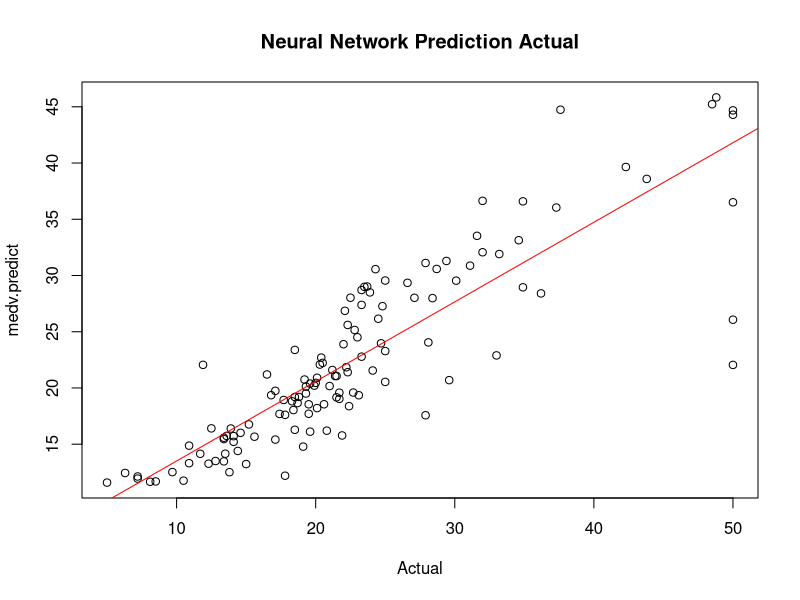

Here is the R script that generated this plot:
library(mlbench)
library(caret)
library(nnet)

# Data Boston Housing
data(BostonHousing)

# check range of medv (for scaling)
summary(BostonHousing$medv)

# Data partition training+testing
inTrain <- createDataPartition(BostonHousing$medv, p = 0.75, list=FALSE)
train.set <- BostonHousing[inTrain,]
test.set <- BostonHousing[-inTrain,]

# Build the model
netmodel <- nnet(medv/50~., size=5, data=train.set, maxit=500)

#  Testing model
medv.predict <- predict(netmodel,test.set[,-14])*50

# Counting Mean Squared Error
mean((medv.predict - test.set$medv)^2)

# plotting chart
plot(test.set$medv, medv.predict, main="Neural Network Prediction Actual", xlab="Actual")

abline(lm(medv.predict~test.set$medv),col="red")